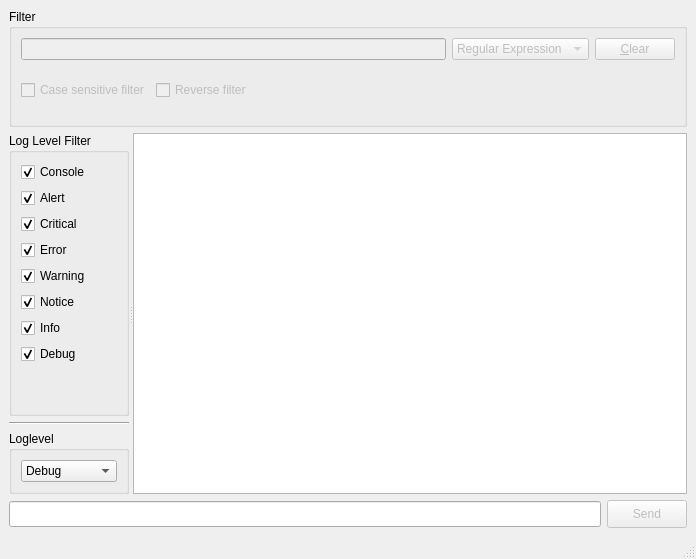
<?xml version="1.0" encoding="UTF-8"?>
<ui version="4.0">
 <class>ConsoleWindow</class>
 <widget class="QMainWindow" name="ConsoleWindow">
  <property name="geometry">
   <rect>
    <x>0</x>
    <y>0</y>
    <width>696</width>
    <height>559</height>
   </rect>
  </property>
  <property name="windowTitle">
   <string>MainWindow</string>
  </property>
  <widget class="QWidget" name="centralwidget">
   <layout class="QVBoxLayout" name="verticalLayout_4">
    <item>
     <widget class="QGroupBox" name="groupBox_2">
      <property name="maximumSize">
       <size>
        <width>16777215</width>
        <height>118</height>
       </size>
      </property>
      <property name="title">
       <string>Filter</string>
      </property>
      <layout class="QVBoxLayout" name="verticalLayout_2">
       <item>
        <layout class="QHBoxLayout" name="horizontalLayout_3">
         <item>
          <widget class="QLineEdit" name="lineFilter">
           <property name="enabled">
            <bool>false</bool>
           </property>
          </widget>
         </item>
         <item>
          <widget class="QComboBox" name="filterSyntaxComboBox">
           <property name="enabled">
            <bool>false</bool>
           </property>
           <property name="sizeAdjustPolicy">
            <enum>QComboBox::AdjustToContentsOnFirstShow</enum>
           </property>
           <item>
            <property name="text">
             <string>Regular Expression</string>
            </property>
           </item>
           <item>
            <property name="text">
             <string>Wildcard</string>
            </property>
           </item>
           <item>
            <property name="text">
             <string>Fixed String</string>
            </property>
           </item>
           <item>
            <property name="text">
             <string>UUID</string>
            </property>
           </item>
          </widget>
         </item>
         <item>
          <widget class="QPushButton" name="btnFilterClear">
           <property name="enabled">
            <bool>false</bool>
           </property>
           <property name="text">
            <string>&amp;Clear</string>
           </property>
          </widget>
         </item>
        </layout>
       </item>
       <item>
        <layout class="QHBoxLayout" name="horizontalLayout_2">
         <item>
          <widget class="QCheckBox" name="filterCaseSensitivityCheckBox">
           <property name="enabled">
            <bool>false</bool>
           </property>
           <property name="text">
            <string>Case sensitive filter</string>
           </property>
           <property name="checked">
            <bool>false</bool>
           </property>
          </widget>
         </item>
         <item>
          <widget class="QCheckBox" name="filterReverseCheckBox">
           <property name="enabled">
            <bool>false</bool>
           </property>
           <property name="text">
            <string>Reverse filter</string>
           </property>
           <property name="checked">
            <bool>false</bool>
           </property>
          </widget>
         </item>
         <item>
          <widget class="QLabel" name="lblWarningMsg">
           <property name="text">
            <string/>
           </property>
          </widget>
         </item>
         <item>
          <spacer name="horizontalSpacer">
           <property name="orientation">
            <enum>Qt::Horizontal</enum>
           </property>
           <property name="sizeHint" stdset="0">
            <size>
             <width>358</width>
             <height>20</height>
            </size>
           </property>
          </spacer>
         </item>
        </layout>
       </item>
      </layout>
     </widget>
    </item>
    <item>
     <widget class="QSplitter" name="splitter">
      <property name="orientation">
       <enum>Qt::Horizontal</enum>
      </property>
      <widget class="QWidget" name="layoutWidget_2">
       <layout class="QVBoxLayout" name="verticalLayout_3">
        <property name="sizeConstraint">
         <enum>QLayout::SetMaximumSize</enum>
        </property>
        <item>
         <widget class="QGroupBox" name="groupBox">
          <property name="maximumSize">
           <size>
            <width>120</width>
            <height>16777215</height>
           </size>
          </property>
          <property name="title">
           <string>Log Level Filter</string>
          </property>
          <layout class="QVBoxLayout" name="verticalLayout">
           <item>
            <widget class="QCheckBox" name="checkEmerg">
             <property name="text">
              <string>Console</string>
             </property>
             <property name="checked">
              <bool>true</bool>
             </property>
            </widget>
           </item>
           <item>
            <widget class="QCheckBox" name="checkAlert">
             <property name="text">
              <string>Alert</string>
             </property>
             <property name="checked">
              <bool>true</bool>
             </property>
            </widget>
           </item>
           <item>
            <widget class="QCheckBox" name="checkCrit">
             <property name="text">
              <string>Critical</string>
             </property>
             <property name="checked">
              <bool>true</bool>
             </property>
            </widget>
           </item>
           <item>
            <widget class="QCheckBox" name="checkError">
             <property name="text">
              <string>Error</string>
             </property>
             <property name="checked">
              <bool>true</bool>
             </property>
            </widget>
           </item>
           <item>
            <widget class="QCheckBox" name="checkWarn">
             <property name="text">
              <string>Warning</string>
             </property>
             <property name="checked">
              <bool>true</bool>
             </property>
            </widget>
           </item>
           <item>
            <widget class="QCheckBox" name="checkNotice">
             <property name="text">
              <string>Notice</string>
             </property>
             <property name="checked">
              <bool>true</bool>
             </property>
            </widget>
           </item>
           <item>
            <widget class="QCheckBox" name="checkInfo">
             <property name="text">
              <string>Info</string>
             </property>
             <property name="checked">
              <bool>true</bool>
             </property>
            </widget>
           </item>
           <item>
            <widget class="QCheckBox" name="checkDebug">
             <property name="text">
              <string>Debug</string>
             </property>
             <property name="checked">
              <bool>true</bool>
             </property>
            </widget>
           </item>
           <item>
            <spacer name="verticalSpacer">
             <property name="orientation">
              <enum>Qt::Vertical</enum>
             </property>
             <property name="sizeHint" stdset="0">
              <size>
               <width>20</width>
               <height>18</height>
              </size>
             </property>
            </spacer>
           </item>
          </layout>
         </widget>
        </item>
        <item>
         <widget class="Line" name="line">
          <property name="orientation">
           <enum>Qt::Horizontal</enum>
          </property>
         </widget>
        </item>
        <item>
         <widget class="QGroupBox" name="groupBox_3">
          <property name="maximumSize">
           <size>
            <width>120</width>
            <height>16777215</height>
           </size>
          </property>
          <property name="title">
           <string>Loglevel</string>
          </property>
          <layout class="QGridLayout" name="gridLayout">
           <item row="0" column="0">
            <widget class="QComboBox" name="comboLogLevel">
             <property name="enabled">
              <bool>true</bool>
             </property>
             <property name="sizePolicy">
              <sizepolicy hsizetype="Preferred" vsizetype="Fixed">
               <horstretch>0</horstretch>
               <verstretch>0</verstretch>
              </sizepolicy>
             </property>
             <property name="layoutDirection">
              <enum>Qt::LeftToRight</enum>
             </property>
             <property name="currentIndex">
              <number>7</number>
             </property>
             <item>
              <property name="text">
               <string>Console</string>
              </property>
             </item>
             <item>
              <property name="text">
               <string>Alert</string>
              </property>
             </item>
             <item>
              <property name="text">
               <string>Critical</string>
              </property>
             </item>
             <item>
              <property name="text">
               <string>Error</string>
              </property>
             </item>
             <item>
              <property name="text">
               <string>Warning</string>
              </property>
             </item>
             <item>
              <property name="text">
               <string>Notice</string>
              </property>
             </item>
             <item>
              <property name="text">
               <string>Info</string>
              </property>
             </item>
             <item>
              <property name="text">
               <string>Debug</string>
              </property>
             </item>
            </widget>
           </item>
          </layout>
         </widget>
        </item>
       </layout>
      </widget>
      <widget class="QTableView" name="consoleListView">
       <property name="autoScroll">
        <bool>false</bool>
       </property>
       <property name="editTriggers">
        <set>QAbstractItemView::NoEditTriggers</set>
       </property>
       <property name="tabKeyNavigation">
        <bool>false</bool>
       </property>
       <property name="showDropIndicator" stdset="0">
        <bool>false</bool>
       </property>
       <property name="dragDropOverwriteMode">
        <bool>false</bool>
       </property>
       <property name="selectionMode">
        <enum>QAbstractItemView::ExtendedSelection</enum>
       </property>
       <property name="horizontalScrollMode">
        <enum>QAbstractItemView::ScrollPerPixel</enum>
       </property>
       <property name="showGrid">
        <bool>false</bool>
       </property>
       <property name="wordWrap">
        <bool>false</bool>
       </property>
       <property name="cornerButtonEnabled">
        <bool>false</bool>
       </property>
       <attribute name="horizontalHeaderVisible">
        <bool>false</bool>
       </attribute>
       <attribute name="horizontalHeaderCascadingSectionResizes">
        <bool>false</bool>
       </attribute>
       <attribute name="horizontalHeaderHighlightSections">
        <bool>false</bool>
       </attribute>
       <attribute name="horizontalHeaderShowSortIndicator" stdset="0">
        <bool>false</bool>
       </attribute>
       <attribute name="horizontalHeaderStretchLastSection">
        <bool>false</bool>
       </attribute>
       <attribute name="verticalHeaderVisible">
        <bool>false</bool>
       </attribute>
       <attribute name="verticalHeaderCascadingSectionResizes">
        <bool>false</bool>
       </attribute>
       <attribute name="verticalHeaderDefaultSectionSize">
        <number>20</number>
       </attribute>
       <attribute name="verticalHeaderHighlightSections">
        <bool>false</bool>
       </attribute>
       <attribute name="verticalHeaderShowSortIndicator" stdset="0">
        <bool>false</bool>
       </attribute>
       <attribute name="verticalHeaderStretchLastSection">
        <bool>false</bool>
       </attribute>
      </widget>
     </widget>
    </item>
    <item>
     <layout class="QHBoxLayout" name="horizontalLayout">
      <item>
       <widget class="QLineEdit" name="lineCmd">
        <property name="enabled">
         <bool>true</bool>
        </property>
        <property name="maximumSize">
         <size>
          <width>16777215</width>
          <height>26</height>
         </size>
        </property>
       </widget>
      </item>
      <item>
       <widget class="QPushButton" name="btnSend">
        <property name="enabled">
         <bool>false</bool>
        </property>
        <property name="minimumSize">
         <size>
          <width>0</width>
          <height>28</height>
         </size>
        </property>
        <property name="maximumSize">
         <size>
          <width>85</width>
          <height>28</height>
         </size>
        </property>
        <property name="text">
         <string>Send</string>
        </property>
        <property name="shortcut">
         <string>Return</string>
        </property>
        <property name="autoDefault">
         <bool>true</bool>
        </property>
        <property name="default">
         <bool>true</bool>
        </property>
       </widget>
      </item>
     </layout>
    </item>
   </layout>
  </widget>
  <widget class="QMenuBar" name="menubar">
   <property name="geometry">
    <rect>
     <x>0</x>
     <y>0</y>
     <width>696</width>
     <height>24</height>
    </rect>
   </property>
  </widget>
  <widget class="QStatusBar" name="statusbar"/>
 </widget>
 <resources/>
 <connections/>
</ui>
